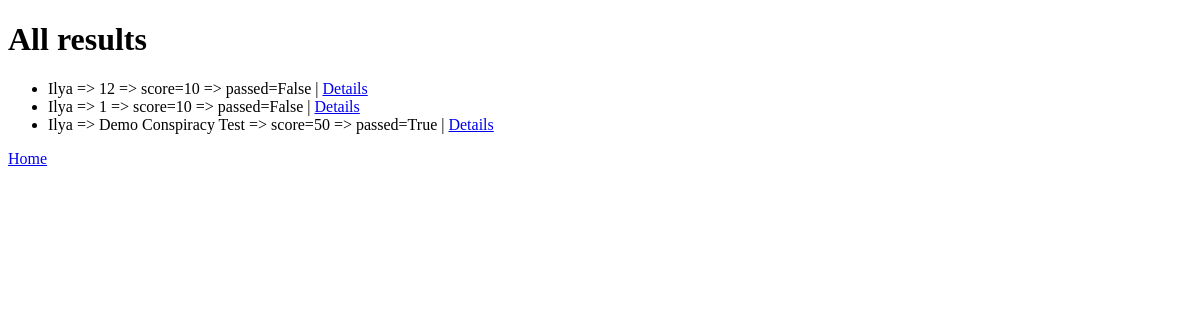
Page /list_results/ (signed in) on the earlier database version.
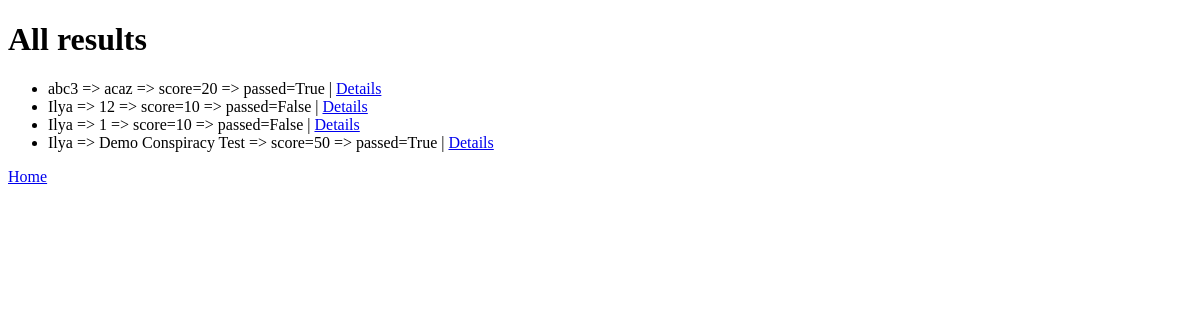
Same page on the later database version.
### testapp/models.py (models this page shows, shortened)
class StudentTest(models.Model):
    student = models.ForeignKey(Student, on_delete=models.CASCADE)
    test = models.ForeignKey(Test, on_delete=models.CASCADE)
    start_datetime = models.DateTimeField(auto_now_add=True)
    end_datetime = models.DateTimeField(null=True, blank=True)
    score = models.IntegerField(default=0)
    passed = models.BooleanField(default=False)

class Student(models.Model):
    user = models.OneToOneField(User, on_delete=models.CASCADE, related_name='student_profile')

class Test(models.Model):
    title = models.CharField(max_length=255)
    description = models.TextField(blank=True)
    start_time = models.DateTimeField()
    end_time = models.DateTimeField()
    duration_minutes = models.IntegerField(default=30)
    pass_score = models.IntegerField(default=100)
    access_key = models.CharField(max_length=50, unique=True)

### testapp/views.py (the view)
# urls.py: path('list_results/', list_results_view, name='list_results'),
@login_required
def list_results_view(request):
    if not request.user.is_staff:
        messages.error(request,'Нет прав (admin).')
        return redirect('home')
    st_tests= StudentTest.objects.select_related('student','test').order_by('-start_datetime')
    return render(request,'testapp/list_results.html',{
        'all_results': st_tests
    })

### testapp/templates/testapp/list_results.html (shortened to what this page needs)
<!DOCTYPE html>
<html>
<head><title>All results</title></head>
<body>
    <h1>All results</h1>
    <ul>
      {% for st in all_results %}
        <li>
          {{ st.student.user.username }} => {{ st.test.title }}
          => score={{ st.score }} => passed={{ st.passed }}
          | <a href="{% url 'test_result' st.id %}">Details</a>
        </li>
      {% endfor %}
    </ul>
    <a href="{% url 'home' %}">Home</a>
</body>
</html>

Differences in the rows shown:
added StudentTest: student.user.username "abc3", test "acaz", score "20", passed "True"
